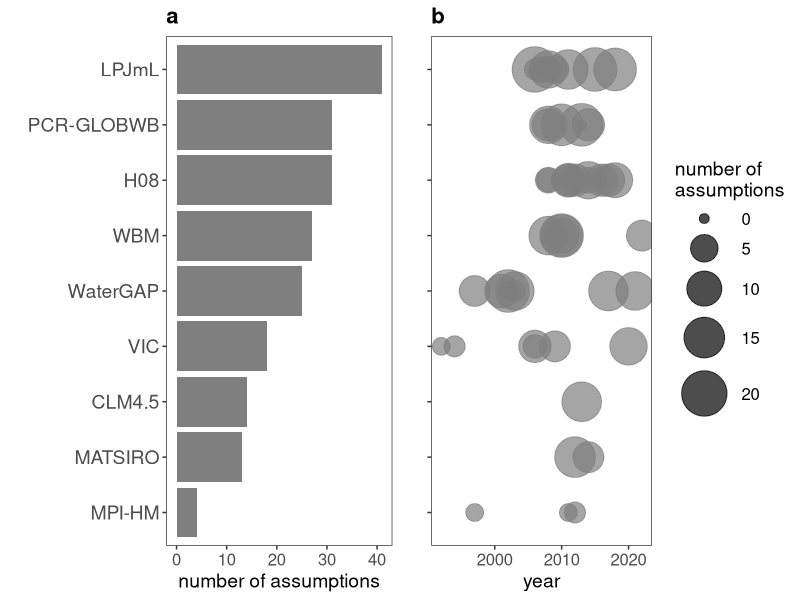
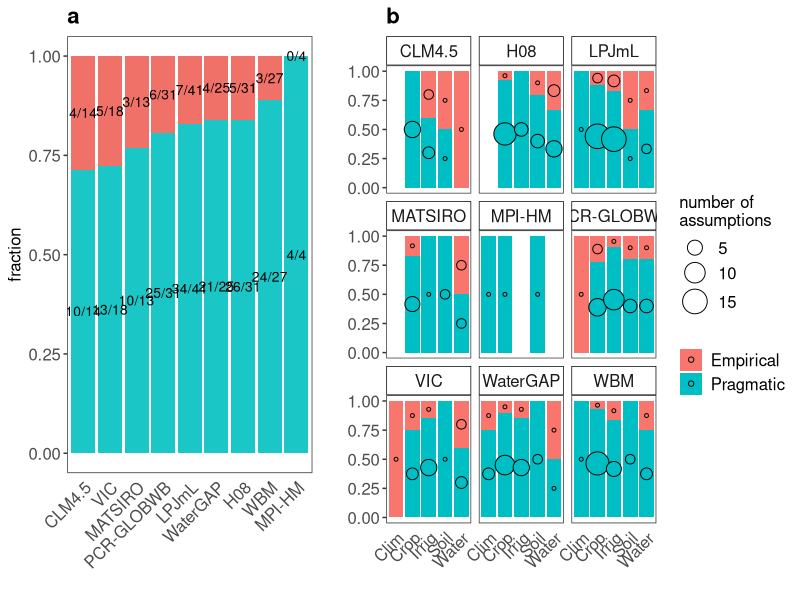
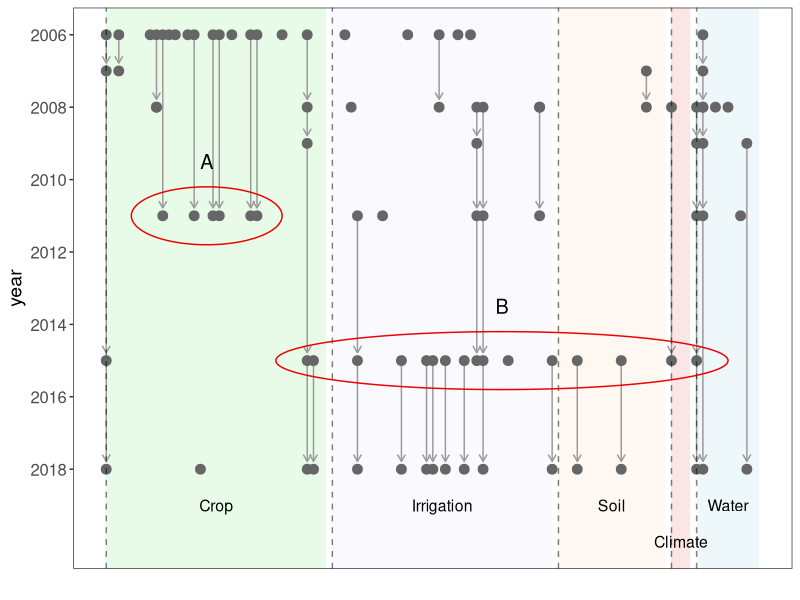
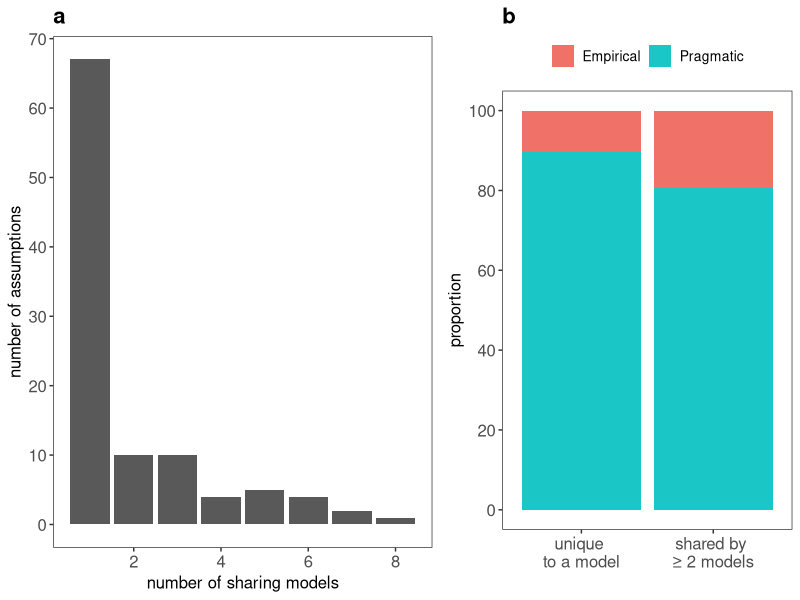
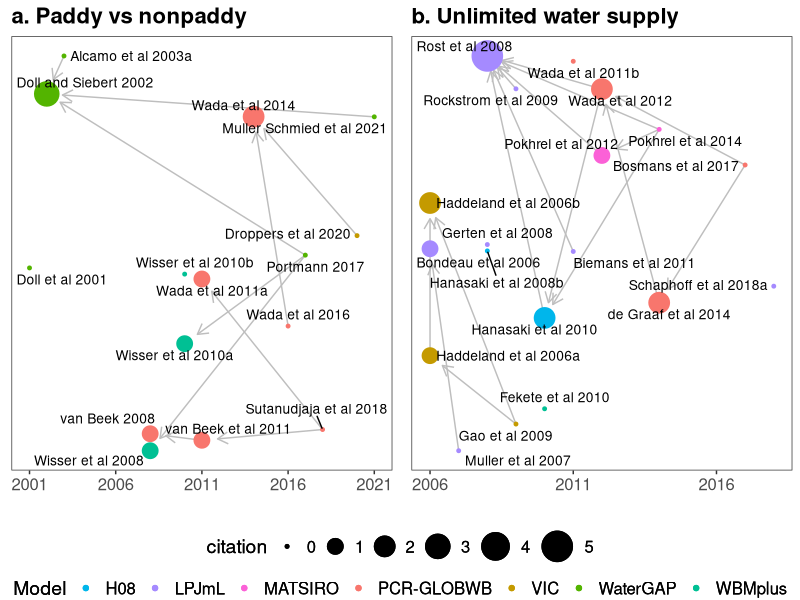

These figures' R source, in order:
## ---- chunk 1
knitr::opts_chunk$set(echo = TRUE)

# Set a global working directory
knitr::opts_knit$set(root.dir = "/Users/sxl1405@student.bham.ac.uk/Library/CloudStorage/OneDrive-UniversityofBirmingham/code/irrigation_assumptions")


# Load all required libraries
library(ggplot2)
library(dplyr)
library(gridExtra)
library(reshape2)
library(grid)
library(readxl)
library(tidyverse)
library(igraph)
library(ggraph)
library(tidygraph)
library(ggforce)
library(scales)
library(ggalluvial)

getwd()
## ---- chunk 2

data_countA <- read_excel("assumptions.xlsx", sheet = "total")

p_countA <- ggplot(data_countA, aes(y = fct_reorder(factor(Model), Total, .desc = FALSE), x = Total, fill = "grey50")) +
  geom_bar(stat = "identity") +
  labs(title = "a",
       x = "number of assumptions",
       y = "") +
  theme_bw() +
  theme(
    plot.title = element_text(size = 16, face = "bold", hjust = 0, vjust = 1),
    axis.title.x = element_text(size = 14),
    axis.text.x = element_text(size = 12),
    axis.text.y = element_text(size = 14),
    legend.position = "none",
    panel.grid = element_blank()
  ) +
  scale_fill_manual(values = "grey50")

data_countB <- read_excel("assumptions.xlsx", sheet = "study") %>%
  mutate(Year = as.numeric(sub(".*(\\d{4}).*", "\\1", Study))) %>%
  filter(!is.na(Year))

model_order <- c("MPI-HM", "MATSIRO", "CLM4.5", "VIC", "WaterGAP", "WBMplus", "PCR-GLOBWB", "H08", "LPJmL")

data_countB <- data_countB %>%
  mutate(Model = factor(Model, levels = model_order))

p_countB <- ggplot(data_countB, aes(x = Year, y = Model, size = `Count of assumptions`, color = "grey50")) +
  geom_point(alpha = 0.7) +
  theme_bw() +
  labs(title = "b", x = "year", y = "", size = "number of\nassumptions") +
  theme(
    plot.title = element_text(size = 16, face = "bold", hjust = 0, vjust = 1),
    axis.title.x = element_text(size = 14),
    axis.text.x = element_text(size = 12),
    axis.text.y = element_blank(),
    legend.title = element_text(size = 14),
    legend.text = element_text(size = 12),
    panel.grid = element_blank()
  ) +
  guides(color = "none") +
  scale_size_continuous(range = c(3, 15)) +
  scale_color_manual(values = "grey50")

combined_count <- grid.arrange(p_countA, p_countB, ncol = 2, nrow = 1)
grid.draw(combined_count)
## ---- chunk 3

data_aspectA <- read_excel("assumptions.xlsx", sheet = "nature")

model_order_aspectA <- c("CLM4.5", "VIC", "MATSIRO", "PCR-GLOBWB", "LPJmL", "WaterGAP", "H08", "WBM",  "MPI-HM")

data_aspectA <- data_aspectA %>%
  mutate(Total = Pragmatic + Empirical,
         Pragmatic_ratio = Pragmatic / Total,
         Empirical_ratio = Empirical / Total)

data_aspectA_long <- data_aspectA %>%
  pivot_longer(cols = c(Pragmatic, Empirical),
               names_to = "Nature", values_to = "Count") %>%
  mutate(
    Model = factor(Model, levels = model_order_aspectA),
    Ratio = Count / Total
  )

custom_colors <- c("Pragmatic" = "#1ac6c6", "Empirical" = "#f07167")

p_aspectA <- ggplot(data_aspectA_long, aes(x = Model, y = Ratio, fill = Nature)) +
  geom_bar(stat = "identity", position = "fill") +
  geom_text(aes(label = paste0(Count, "/", Total)),
            position = position_stack(vjust = 0.5), size = 3.5, color = "black") +
  labs(title = "a", x = "", y = "fraction") +
  scale_fill_manual(values = custom_colors, labels = c("Empirical", "Pragmatic")) +
  theme_bw() +
  theme(
    plot.title = element_text(size = 16, face = "bold", hjust = 0, vjust = 1),
    axis.text.x = element_text(size = 12, angle = 45, hjust = 1),
    axis.ticks.x = element_blank(),
    axis.text.y = element_text(size = 12),
    axis.title.y = element_text(size = 12),
    panel.grid = element_blank(),
    legend.position = "none"
  )

data_aspectB <- read_excel("assumptions.xlsx", sheet = "aspect")

data_aspectB_df <- data_aspectB %>%
  group_by(Model, Aspect) %>%
  mutate(Proportion = Count / sum(Count))

p_aspectB <- ggplot(data_aspectB_df, aes(x = Aspect, y = Proportion, fill = Nature)) +
  geom_bar(stat = "identity", position = "fill") +
  geom_point(aes(size = Count, fill = Nature), 
             position = position_fill(vjust = 0.5), 
             color = "black", shape = 21) +
  scale_size_continuous(name = "count", range = c(1, 8)) +
  labs(title = "b", x = "", y = "", fill = "Nature of Assumption") +
  facet_wrap(~ Model) +
  theme_bw() +
  theme(
    plot.title = element_text(size = 16, face = "bold", hjust = 0, vjust = 1),
    axis.text.x = element_text(size = 12, angle = 45, hjust = 1),
    axis.ticks.x = element_blank(),
    axis.text.y = element_text(size = 12),
    legend.title = element_text(size = 12),
    legend.text = element_text(size = 12),
    panel.grid = element_blank(),
    strip.background = element_rect(fill = "white", color = "black"),
    strip.text = element_text(size = 12)
  ) +
  guides(fill = guide_legend(title = NULL),
         size = guide_legend(title = "number of\nassumptions"))

combined_aspect <- grid.arrange(p_aspectA, p_aspectB, ncol = 2, nrow = 1, widths = c(2, 3))
grid.draw(combined_aspect)

## ---- chunk 4

data_code <- read_excel("assumptions.xlsx", sheet = "code") %>%
  filter(Model == "LPJmL") %>%
  mutate(UniqueID = paste(Code, Author, sep = "_")) %>%
  arrange(Code, Year) %>%
  group_by(Code) %>%
  mutate(NextAuthor = lead(Author),
         NextYear = lead(Year),
         NextCode = lead(Code)) %>%
  ungroup()

edges_code <- data_code %>%
  filter(!is.na(NextAuthor) & Code == NextCode) %>%
  mutate(to = paste(NextCode, NextAuthor, sep = "_")) %>%
  select(from = UniqueID, to)

vertices_code <- data_code %>%
  distinct(UniqueID, Code, Author, Year)

facet_rects_code <- data.frame(
  xmin = c(1, 37, 73, 91, 95),
  xmax = c(36, 72, 90, 94, 105),
  facet = c("Crop", "Irrigation", "Soil", "Climate", "Water"),
  fill_color = c("lightgreen", "lavender", "peachpuff", "lightcoral", "lightblue"),
  label_x = c(18.5, 54.5, 81.5, 92.5, 100)
)

ellipse_data_code <- data.frame(
  x0 = c(17, 64),
  y0 = c(2011, 2015),
  a = c(12, 36),
  b = c(0.8, 0.8),
  angle = c(0, 0)
)

graph_code <- graph_from_data_frame(d = edges_code, vertices = vertices_code, directed = FALSE)
V(graph_code)$degree <- degree(graph_code, mode = "all")

custom_layout_code <- as.data.frame(vertices_code %>% select(Code, Year))
colnames(custom_layout_code) <- c("x", "y")

ggraph(graph_code, layout = custom_layout_code) + 
  geom_rect(data = facet_rects_code, aes(xmin = xmin, xmax = xmax, ymin = -Inf, ymax = Inf, fill = facet), 
            alpha = 0.2, color = NA) +
  scale_fill_manual(values = setNames(facet_rects_code$fill_color, facet_rects_code$facet)) +
  geom_edge_link(arrow = arrow(length = unit(2, 'mm')), 
                 end_cap = circle(2, 'mm'), 
                 color = 'gray60') + 
  geom_node_point(color = "gray40", size = 3) +  
  scale_x_continuous(breaks = seq(min(vertices_code$Code), max(vertices_code$Code), by = 1), expand = c(0.05, 0.05)) +  
  scale_y_reverse(breaks = seq(min(vertices_code$Year), max(vertices_code$Year), by = 2), expand = c(0.05, 0.05)) +  
  labs(x = "", y = "year") +  
  theme_bw() +  
  theme(
    plot.title = element_text(size = 16, face = "bold", hjust = 0, vjust = 1),
    axis.text.y = element_text(size = 12),
    panel.grid = element_blank(),
    axis.text.x = element_blank(),
    axis.ticks.x = element_blank(),
    axis.title.y = element_text(size = 14),
    legend.position = "none"
  ) +
  geom_vline(data = facet_rects_code, aes(xintercept = xmin), color = "black", linetype = "dashed", size = 0.5, alpha = 0.5) +
  geom_text(data = facet_rects_code, aes(x = label_x, 
                                    y = ifelse(facet == "Climate", max(vertices_code$Year) + 2.0, max(vertices_code$Year) + 1), 
                                    label = facet), vjust = 0.5, color = "black", size = 4) +
  ggforce::geom_ellipse(data = ellipse_data_code, 
                        aes(x0 = x0, y0 = y0, a = a, b = b, angle = angle), 
                        color = "red2", fill = NA, size = 0.5) + 
  annotate("text", x = 17, y = 2009.5, label = "A", size = 5, color = "black") + 
  annotate("text", x = 64, y = 2013.5, label = "B", size = 5, color = "black")


## ---- chunk 5

data_freq <- read_excel("assumptions.xlsx", sheet = "freq")

filtered_freq <- data_freq %>%
  filter(Frequency >= 2) %>%
  group_by(Nature) %>%
  summarise(Count = n()) %>%
  mutate(Percentage = Count / sum(Count) * 100)

p_hist <- ggplot(data_freq, aes(x = Frequency)) +
  geom_bar() +
  scale_y_continuous(breaks = seq(0, 80, by = 10)) +
  labs(title = "a", x = "number of sharing models", y = "number of assumptions") +
  theme_bw() +
  theme(
    plot.title = element_text(size = 16, face = "bold", hjust = 0, vjust = 1),
    axis.text = element_text(size = 12),
    axis.title.x = element_text(size = 12),
    axis.title.y = element_text(size = 12),
    panel.grid = element_blank(),
    legend.position = "none"
  )

assumption_summary <- data_freq %>%
  mutate(Group = ifelse(Frequency == 1, "unique \nto a model", "shared by \n≥ 2 models")) %>%
  group_by(Group, Nature) %>%
  summarise(Count = n()) %>%
  group_by(Group) %>%
  mutate(Percentage = Count / sum(Count) * 100) %>%
  mutate(Group = factor(Group, levels = c("unique \nto a model", "shared by \n≥ 2 models")))

p_normalized <- ggplot(assumption_summary, aes(x = Group, y = Percentage, fill = Nature)) +
  geom_bar(stat = "identity", position = "stack") +
  scale_fill_manual(values = c("Empirical" = "#f07167", "Pragmatic" = "#1ac6c6")) +
  scale_y_continuous(breaks = seq(0, 100, by = 20)) +
  labs(title = "b", x = "", y = "proportion") +
  theme_bw() +
  theme(
    plot.title = element_text(size = 16, face = "bold", hjust = 0, vjust = 1),
    axis.text = element_text(size = 12),
    axis.title.x = element_text(size = 12),
    axis.title.y = element_text(size = 12),
    panel.grid = element_blank(),
    legend.position = "top",
    legend.title = element_blank(),
    legend.text = element_text(size = 10)
  )

combined_freq <- grid.arrange(p_hist, p_normalized, ncol = 2, widths = c(0.55, 0.45))
grid.draw(combined_freq)

## ---- chunk 6

nodes_net <- read_excel("assumptions.xlsx", sheet = "cite_nodes")
edges_net <- read_excel("assumptions.xlsx", sheet = "cite_edges") %>% 
  filter(!is.na(Source) & !is.na(Target))

nodes_net <- nodes_net %>% distinct(ID, .keep_all = TRUE)
model_colors_net <- setNames(scales::hue_pal()(length(unique(nodes_net$Model))), unique(nodes_net$Model))

size_range_net <- c(1, 10)
degree_limits_net <- range(nodes_net$degree, na.rm = TRUE)

titles_net <- c("a. Paddy vs nonpaddy", "b. Unlimited water supply")
plot_list_net <- list()

for (dataset in unique(nodes_net$Dataset)) {
  dataset_nodes <- nodes_net %>% filter(Dataset == dataset)
  dataset_edges <- edges_net %>% filter(Dataset == dataset & Source %in% dataset_nodes$ID & Target %in% dataset_nodes$ID)
  
  graph_net <- graph_from_data_frame(dataset_edges, vertices = dataset_nodes, directed = TRUE)
  layout_net <- create_layout(graph_net, layout = 'mds')
  layout_net$x <- as.numeric(dataset_nodes$Year)
  layout_net$y <- runif(length(V(graph_net)), min = -10, max = 10)

  plot_net <- ggraph(layout_net) + 
    geom_edge_link(arrow = arrow(length = unit(3, 'mm')), end_cap = circle(4, 'mm'), color = 'gray') + 
    geom_node_point(aes(color = Model, size = degree), show.legend = FALSE) +
    geom_node_text(aes(label = Label), repel = TRUE, size = 3.5) +
    scale_color_manual(values = model_colors_net) +
    scale_size_continuous(limits = degree_limits_net, range = size_range_net) +
    scale_x_continuous(breaks = seq(min(dataset_nodes$Year), max(dataset_nodes$Year), by = 5), expand = c(0.05, 0.05)) +  
    labs(title = titles_net[which(unique(nodes_net$Dataset) == dataset)], x = "") +
    theme_bw() +
    theme(
      plot.title = element_text(size = 16, face = "bold", hjust = 0, vjust = 1),
      axis.text.x = element_text(size = 12),
      panel.grid = element_blank(),
      axis.text.y = element_blank(),
      axis.ticks.y = element_blank(),
      axis.title.y = element_blank()
    )
  
  plot_list_net[[dataset]] <- plot_net
}

legend_plot_net <- ggplot(nodes_net, aes(x = 1, y = 1, color = Model, size = degree)) +
  geom_point(show.legend = TRUE) +
  scale_color_manual(values = model_colors_net, guide = guide_legend(nrow = 1)) +
  scale_size_continuous(name = "citation", limits = degree_limits_net, range = size_range_net, guide = guide_legend(nrow = 1)) +
  theme_void() +
  theme(legend.position = "bottom", legend.direction = "horizontal", 
        legend.box = "vertical", legend.box.spacing = unit(0.25, "lines"),
        plot.title = element_text(size = 16, face = "bold", hjust = 0, vjust = 1),
        legend.title = element_text(size = 14),  # Larger legend title
        legend.text = element_text(size = 12))   # Larger legend text

# Arrange plots with combined legend
final_plot <- grid.arrange(
  arrangeGrob(grobs = plot_list_net, nrow = 1), 
  legend_plot_net, 
  ncol = 1, 
  heights = c(4, 0.6)
)

grid.draw(final_plot)

## ---- chunk 7
##Load the nodes and links data from the Excel file
#
#nodes <- read_excel("assumptions.xlsx", sheet = "sankey_nodes")
#links <- read_excel("assumptions.xlsx", sheet = "sankey_links")
#
## Adjust link column names and add color groupings
#colnames(links) <- c("source", "target", "value")
#links$group <- as.factor(links$source)
#
## Use a custom, muted color palette for a professional look
#color_scale <- 'd3.scaleOrdinal().range(["#4E79A7", "#A0CBE8", "#F28E2B", "#FFBE7D", "#59A14F", "#8CD17D", "#B6992D", "#499894", "#86BCB6", "#FABFD2"])'
#
## Create Sankey diagram with adjusted color scale
#p <- sankeyNetwork(
#  Links = links,
#  Nodes = nodes,
#  Source = "source",
#  Target = "target",
#  Value = "value",
#  NodeID = "Node",
#  units = "TWh",
#  fontSize = 12,
#  nodeWidth = 1,
#  margin = list(left = 350, right = 20),
#  LinkGroup = "group",
#  colourScale = color_scale,
#  width = 800,
#  height = 800
#)
#
## Adjust label positioning in the diagram
#p <- htmlwidgets::onRender(p, "
#  function(el, x) {
#    d3.selectAll('.node text')
#      .style('text-anchor', 'start')
#      .attr('dx', '15');
#  }
#")
#
#p
